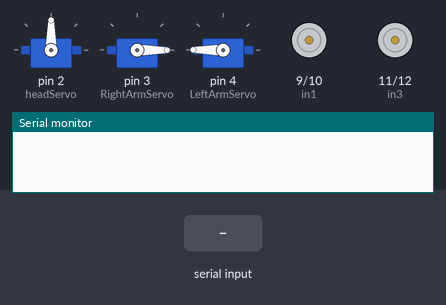
A sketch run on a simulated Arduino Uno, built with avr-gcc and run on an emulated ATmega328P. Parts: 3 × servo, motor-driver pin pairs drawn as motors (green arrow = first pin HIGH = forward, orange = second pin HIGH = backward, longer = more drive), the last lines printed to the serial monitor. The test bench sets the inputs (shaded band).

Above: at 1.2 s.
1.3 s: "1" received over Serial
At 2.0 s:
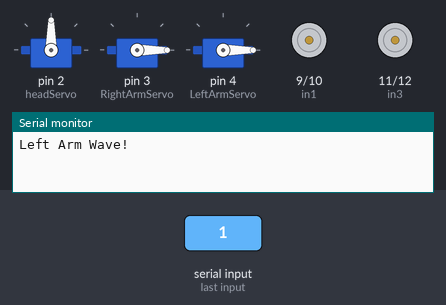
4.3 s: "f" received over Serial
At 5.4 s:
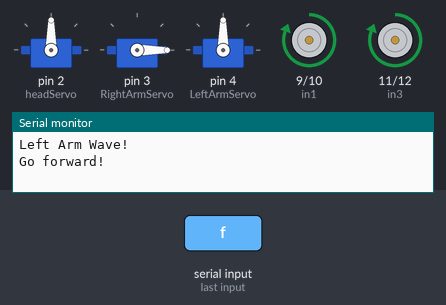
5.8 s: "b" received over Serial
At 7.0 s:
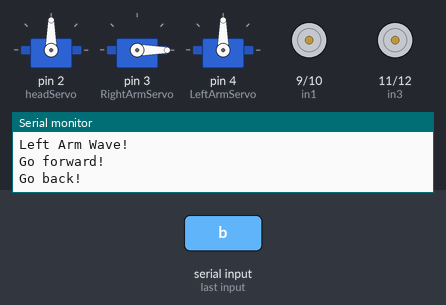
7.8 s: "l" received over Serial
At 8.2 s:
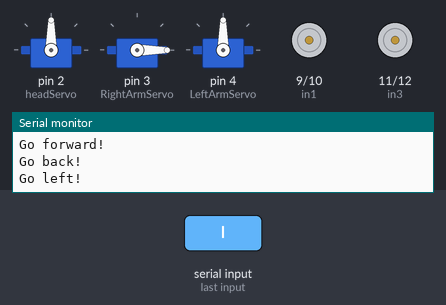
9.4 s: "r" received over Serial
At 10.6 s:
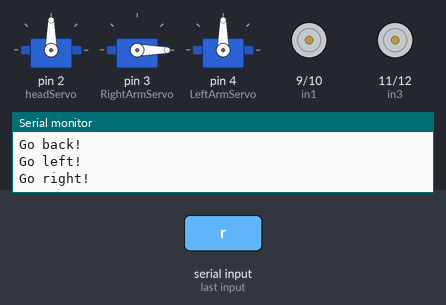
11.0 s: "2" received over Serial
At 13.3 s:
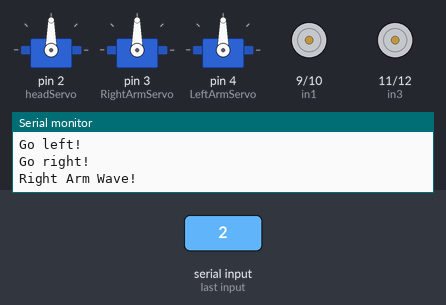
Timing chart, 0 to 14.8 s (numbered marks = the images above; inputs shaded):
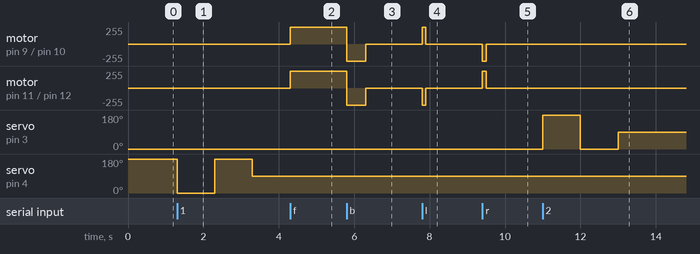

Measured:
- after the input at 1.3 s, servo on pin 4 (LeftArmServo): 180° → 0° at once, → 180° 1.0 s later, → 90° 1.0 s later
- after the input at 4.3 s, motor on pin 9 (in1) / pin 10 (in2), motor on pin 11 (in3) / pin 12 (in4): stopped → forward 255/255 at once
- after the input at 5.8 s, motor on pin 9 (in1) / pin 10 (in2), motor on pin 11 (in3) / pin 12 (in4): forward 255/255 → backward 255/255 at once, → stopped 0.50 s later
- after the input at 7.8 s, motor on pin 9 (in1) / pin 10 (in2): stopped → forward 255/255 at once, → stopped 0.10 s later; motor on pin 11 (in3) / pin 12 (in4): stopped → backward 255/255 at once, → stopped 0.10 s later
- after the input at 9.4 s, motor on pin 9 (in1) / pin 10 (in2): stopped → backward 255/255 at once, → stopped 0.10 s later; motor on pin 11 (in3) / pin 12 (in4): stopped → forward 255/255 at once, → stopped 0.10 s later
- after the input at 11.0 s, servo on pin 3 (RightArmServo): 0° → 180° at once, → 0° 1.0 s later, → 90° 1.0 s later

The sketch:

Robot_L1.ino
```cpp
#include <Servo.h>
//#define send

char getstr;

//定义了板上的4个控制端为电机控制，12一组，34一组
int in1 = 9;
int in2 = 10;
int in3 = 11;
int in4 = 12;

//定义了头部舵机和超声波传感器
Servo headServo;
Servo RightArmServo;
Servo LeftArmServo;

int Echo = A3;  // Echo回声脚 A3换5
int Trig = A2;  // Trig 触发脚 A2换6

int rightDistance = 0,leftDistance = 0,middleDistance = 0 ;

int Distance_test()   // 测距
{
  digitalWrite(Trig, LOW);   // 给触发脚低电平2μs
  delayMicroseconds(2);
  digitalWrite(Trig, HIGH);  // 给触发脚高电平10μs，这里至少是10μs
  delayMicroseconds(10);
  digitalWrite(Trig, LOW);    // 持续给触发脚低电
  float Fdistance = pulseIn(Echo, HIGH);  // 读取高电平时间(单位：微秒)
  Fdistance= Fdistance/58;       //为什么除以58等于厘米，  Y米=（X秒*344）/2
  // X秒=（ 2*Y米）/344 ==》X秒=0.0058*Y米 ==》厘米=微秒/58
  return (int)Fdistance;
}

void forward()
{
 digitalWrite(in1,HIGH);
 digitalWrite(in2,LOW);
 digitalWrite(in3,HIGH);
 digitalWrite(in4,LOW);
}

void back()
{
 digitalWrite(in1,LOW);
 digitalWrite(in2,HIGH);
 digitalWrite(in3,LOW);
 digitalWrite(in4,HIGH);
 delay(500);
 mStop();
}

void turnleft()
{
 digitalWrite(in1,HIGH);
 digitalWrite(in2,LOW);
 digitalWrite(in3,LOW);
 digitalWrite(in4,HIGH);
 delay(100);
 mStop();
}

void turnright()
{
 digitalWrite(in1,LOW);
 digitalWrite(in2,HIGH);
 digitalWrite(in3,HIGH);
 digitalWrite(in4,LOW);
 delay(100);
 mStop();
}

void mStop()
{
 digitalWrite(in1,LOW);
 digitalWrite(in2,LOW);
 digitalWrite(in3,LOW);
 digitalWrite(in4,LOW);
}

void LeftArmWave()
{
  LeftArmServo.write(0);
  delay(1000);
  LeftArmServo.write(180);
  delay(1000);
  LeftArmServo.write(90);
  delay(1000);
}

void RightArmWave()
{
  RightArmServo.write(180);
  delay(1000);
  RightArmServo.write(0);
  delay(1000);
  RightArmServo.write(90);
  delay(1000);
}

void headWave()
{
  headServo.write(180);
  delay(1000);
  headServo.write(0);
  delay(1000);
  headServo.write(90);
  delay(1000);
}

void setup()
{
  headServo.attach(2);        //引脚2 与头部舵机相连
  RightArmServo.attach(3);    //引脚3 Right Arm
  LeftArmServo.attach(4);     //引脚4 Left Arm

  Serial.begin(9600);     //初始化串口
  Serial.flush(); //清除串口缓存

  //初始舵机角度
  headServo.write(90);
  RightArmServo.write(0);
  LeftArmServo.write(180);

  pinMode(Echo, INPUT);    // 定义超声波输入脚
  pinMode(Trig, OUTPUT);   // 定义超声波输出脚
  pinMode(in1,OUTPUT);
  pinMode(in2,OUTPUT);
  pinMode(in3,OUTPUT);
  pinMode(in4,OUTPUT);

  //下面程序开始时让控制端都为低电平，电机保持不动。
  mStop();
}

void loop()
{
  getstr=Serial.read();

  if(getstr=='f')
  {
    Serial.println("Go forward!");
    mStop();
    forward();
  }
  else if(getstr=='b')
  {
    Serial.println("Go back!");
    mStop();
    back();
  }
  else if(getstr=='l')
  {
    Serial.println("Go left!");
    mStop();
    turnleft();
  }
  else if(getstr=='r')
  {
    Serial.println("Go right!");
    mStop();
    turnright();
  }
  else if(getstr=='s')
  {
    Serial.println("Stop!");
    mStop();
  }
  else if(getstr=='1')
  {
    Serial.println("Left Arm Wave!");
    LeftArmWave();
  }
  else if(getstr=='2')
  {
    Serial.println("Right Arm Wave!");
    RightArmWave();
  }
  else if(getstr=='n')
  {
    Serial.println("Head Move!");
    headWave();
  }
  else if(getstr=='a')
  {
    headServo.write(90);
    delay(500);
    RightArmWave();

    middleDistance = Distance_test();
    #ifdef send
    Serial.print("middleDistance=");
    Serial.println(middleDistance);
    #endif

  if(middleDistance<=20)
    {
      mStop();
      delay(500);
      headServo.write(5);
      delay(1000);
      rightDistance = Distance_test();

      #ifdef send
      Serial.print("rightDistance=");
      Serial.println(rightDistance);
      #endif

      delay(500);
      headServo.write(90);
      delay(1000);
      headServo.write(175);
      delay(1000);
      leftDistance = Distance_test();

      #ifdef send
      Serial.print("leftDistance=");
      Serial.println(leftDistance);
      #endif

      delay(500);
      headServo.write(90);
      delay(1000);
      if(rightDistance>leftDistance)
      {
        turnright();
        delay(100);
       }
       else if(rightDistance<leftDistance)
       {
        turnleft();
        delay(100);
       }
       else
       {
        forward();
       }
    }
    else
    {
      forward();
    }
  }

}
```
